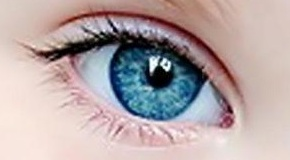
#> input picture olho.jpg, 290 x 160 px
$ python alg008.py
#> lines starting #> are read from the running program, lines starting #| are printed output that depends on the picture; after the words box and inside, x2 and y2 are one past the last pixel; in counts of white or black regions, pixels touching at a corner belong together
"""Sabemos que a binarização de uma imagem com limiarização depende de um valor de
referência, que muitas vezes é variável de acordo com a luminosidade e qualidade da imagem.
Para tanto, crie um algoritmo que aplique Threshold Adaptativo sobre a imagem do ‘olho.jpg’
gerando a binarização com base nas características da imagem. """
# algoritmo que aplique Threshold Adaptativo sobre a imagem do ‘olho.jpg’
# gerando a binarização com base nas características da imagem.

import cv2
import numpy as np

imagem_ = cv2.imread('olho.jpg')
#> imagem_ is the input picture: shape (160, 290, 3); mean B, G, R 166.4, 166.3, 180.4
imagem_ = cv2.cvtColor(imagem_, cv2.COLOR_BGR2GRAY)
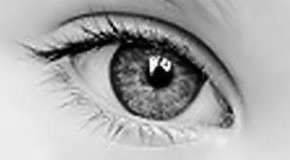
#> imagem_: shape (160, 290); min 0, max 252, mean 170.5
suave = cv2.GaussianBlur(imagem_, (7, 7), 0)
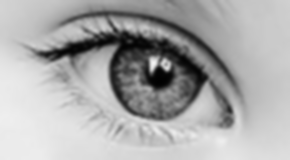
#> suave: shape (160, 290); min 1, max 243, mean 170.5
bin1 = cv2.adaptiveThreshold(suave, 255, cv2.ADAPTIVE_THRESH_MEAN_C, cv2.THRESH_BINARY_INV, 21, 5)
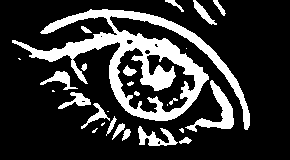
#> bin1: shape (160, 290); 20.8% white; 27 white regions (8 under 20 px), largest, box (x1, y1, x2, y2) and area: (12, 9, 250, 130) 7046, (185, 80, 234, 132) 713, (138, 126, 178, 146) 373
bin2 = cv2.adaptiveThreshold(suave, 255, cv2.ADAPTIVE_THRESH_GAUSSIAN_C, cv2.THRESH_BINARY_INV, 21, 5)
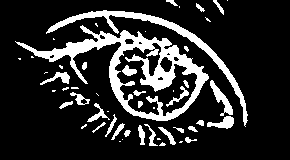
#> bin2: shape (160, 290); 17.2% white; 52 white regions (24 under 20 px), largest, box (x1, y1, x2, y2) and area: (15, 25, 209, 121) 4256, (46, 10, 248, 127) 1603, (210, 80, 233, 116) 271
resultado = np.vstack([np.hstack([imagem_, suave]), np.hstack([bin1, bin2])])
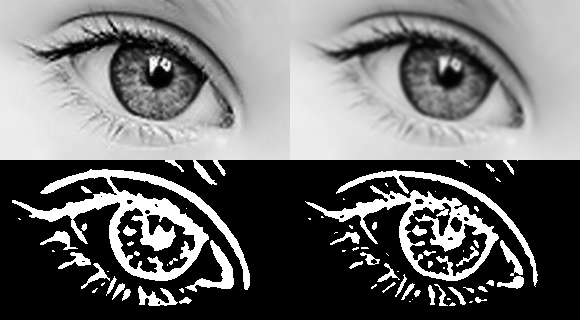
#> resultado: shape (320, 580); min 0, max 255, mean 109.5
cv2.imshow("BINARIZACAO ADAPTATIVA DA IMAGEM", resultado)

cv2.waitKey(0)
cv2.destroyAllWindows()
